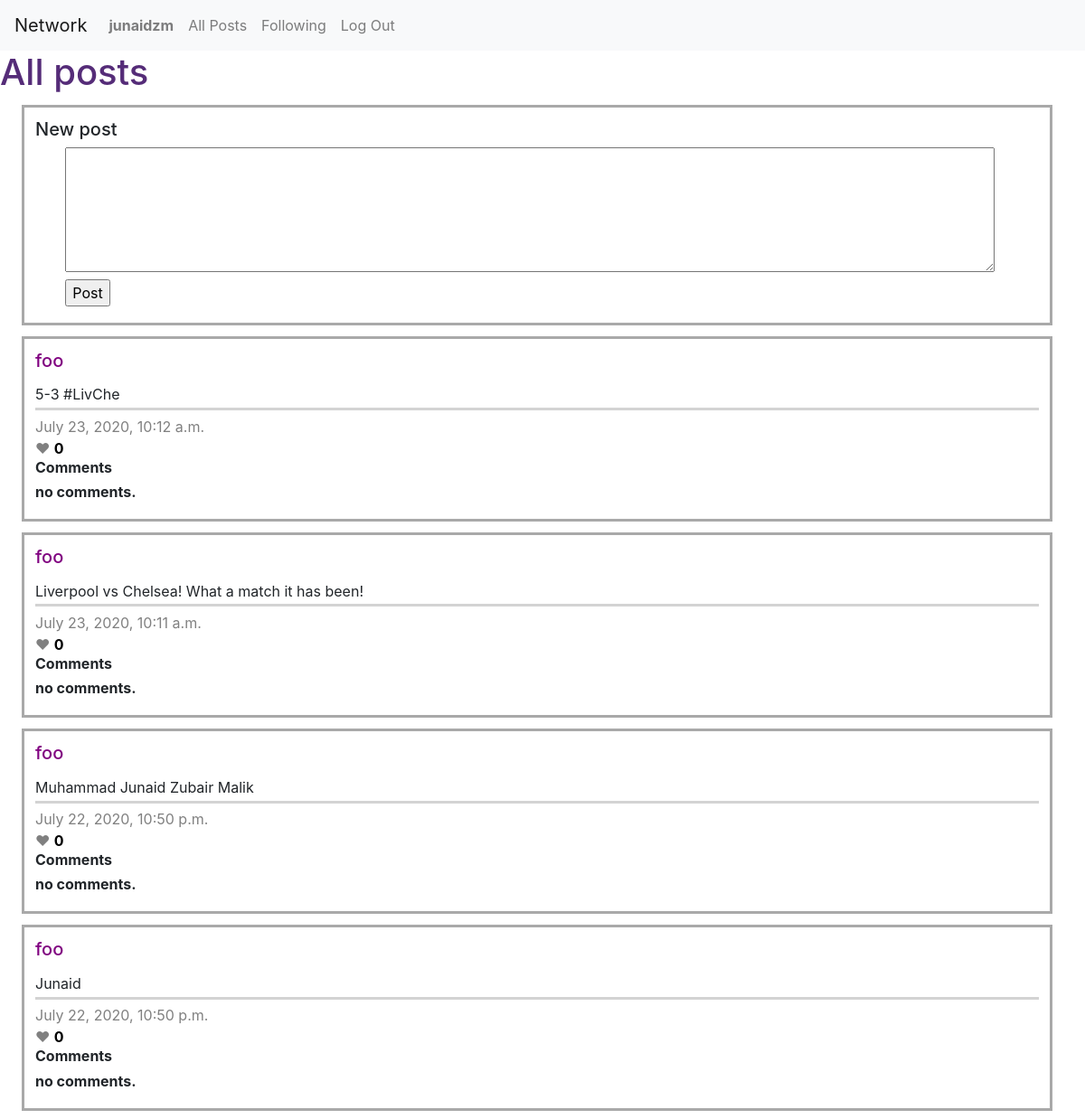
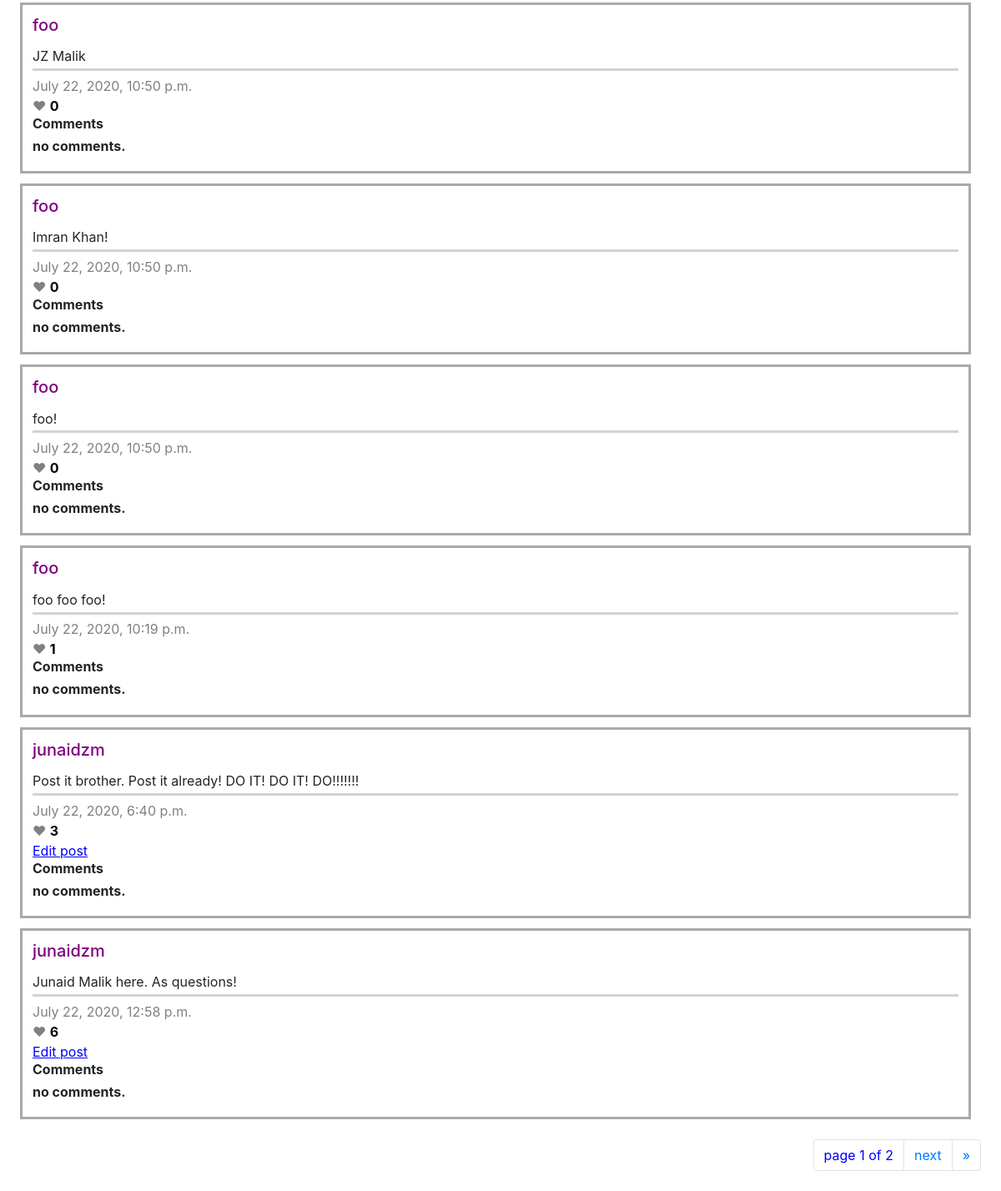
/ (signed in), run on the app's committed database (2 pictures, top to bottom).
### network/models.py (models this page shows, shortened)
class User(AbstractUser):
    pass

class Post(models.Model):
    user = models.ForeignKey(
        User, on_delete=models.CASCADE, related_name="posts")
    content = models.CharField(max_length=300)
    num_likes = models.IntegerField()
    timestamp = models.DateTimeField(auto_now_add=True)

### network/views.py (the view, shortened to what this page needs)
# urls.py: path("", views.index, name="index"),
def index(request):
    paginator = Paginator(Post.objects.all().order_by('-timestamp'), 10)
    page_number = request.GET.get('page')
    page_obj = paginator.get_page(page_number)
    post_to_liked = {}
    for item in page_obj:
        if item.likes.filter(user=request.user):
            post_to_liked[item]=True
        else:
            post_to_liked[item] = False
    return render(request, "network/index.html", {"user": request.user, "liked": post_to_liked, 'page_obj': page_obj
                                                  })

### network/templates/network/index.html (shortened to what this page needs)
{% extends "network/layout.html" %}
{% load static %}
{% block body %}
    <h1>All posts</h1>
    {% if user.is_authenticated %}
    <div id=newpost>
      <h5>New post</h5>
      <form method="post">
        <div><textarea name="content" rows="5" cols="80"></textarea></div>
        <input type="submit" value="Post" name="post">
      </form>
    </div>
    {% endif %}
    {% for post, has_liked in liked.items %}
      <div id=post class='c{{ post.id }}'>
        <a href="{% url 'profile' post.user.username %}" id=user><h5>{{ post.user.username }}</h5></a>
        <div id=postcontent>{{ post.content }}</div>
        <div id=timestamp>{{ post.timestamp }}</div>
        {% if has_liked %}
          <div id=likes class="red" data-postid='{{ post.id }}' style="color:red;">&#9829 <span id="nolikes" style="color:black;">{{ post.num_likes }}</span></div>
        {% else %}
         <div id=likes class="grey" data-postid='{{ post.id }}' style="color:grey;">&#9829 <span id="nolikes" style="color:black;">{{ post.num_likes }}</span></div>
         {% endif %}
        {% if post.user.username == user.username %}
          <div data-postid='{{ post.id }}' id=edit>Edit post</div>
        {% endif %}
        <div id=comments>
          <h6>Comments<h6>
          {% for comment in post.comments.all %}
            <div>
              {{ comment.user }}
              comment.comment
            </div>
          {% empty %}
            <div>
              no comments.
            </div>
          {% endfor %}
        </div>
      </div>
    {% empty %}
        <div>
          no posts.
        </div>
    {% endfor %}
<nav aria-label="Page navigation" id="pagenav">
  <ul class="pagination justify-content-end">
        <li class="page-item"><a class="page-link" aria-label="current">
          <span aria-hidden="true">
            page {{ page_obj.number }} of {{ page_obj.paginator.num_pages }}
        </span></a></li>
        {% if page_obj.has_next %}
        <li class="page-item">
        <a class="page-link" href="?page={{ page_obj.next_page_number }}" aria-label="next">
        <span aria-hidden="true">next</span>
        </a></li>
        <li class="page-item"><a class="page-link" href="?page={{ page_obj.paginator.num_pages }}" aria-label="last">
        <span aria-hidden="true">&raquo;</span>
        </a></li>
        {% endif %}
  </ul>
</nav>
{% endblock %}

### network/templates/network/layout.html (shortened to what this page needs)
{% load static %}
<!DOCTYPE html>
<html lang="en">
    <head>
        <link rel="stylesheet" href="https://stackpath.bootstrapcdn.com/bootstrap/4.4.1/css/bootstrap.min.css">
        <link rel="stylesheet" href="{% static 'network/styles.css' %}">
    </head>
    <body>
        <nav class="navbar navbar-expand-lg navbar-light bg-light">
            <a class="navbar-brand" href="#">Network</a>
            <div>
              <ul class="navbar-nav mr-auto">
                  {% if user.is_authenticated %}
                    <li class="nav-item">
                        <a class="nav-link" href="{% url 'profile' user.username %}"><strong>{{ user.username }}</strong></a>
                    </li>
                {% endif %}
                <li class="nav-item">
                  <a class="nav-link" href="{% url 'index' %}">All Posts</a>
                </li>
                {% if user.is_authenticated %}
                    <li class="nav-item">
                        <a class="nav-link" href="{% url 'following' %}">Following</a>
                    </li>
                    <li class="nav-item">
                        <a class="nav-link" href="{% url 'logout' %}">Log Out</a>
                    </li>
                {% endif %}
              </ul>
            </div>
          </nav>
        <div class="body">
            {% block body %}
            {% endblock %}
        </div>
    </body>
</html>

### network/static/network/styles.css (style rules this page uses)
#post { border-style: solid; padding: 1%; margin-left: 2%; margin-right: 3%; margin-top: 1%; margin-bottom: 1%; border-color: darkgrey; text-decoration: none; }
#newpost { border-style: solid; padding: 1%; margin-left: 2%; margin-right: 3%; margin-top: 1%; margin-bottom: 1%; border-color: darkgrey; }
textarea { width: 98.5%; padding: 0.75%; margin-bottom: 0.25%; }
#newpost > form { margin-bottom: 0.5%; margin-top: 0.5%; margin-left: 3%; margin-right: 3%; }
#edit { text-align: left; text-decoration: underline; color: blue; }
#postcontent { border-bottom-style: solid; margin-bottom: 0.5%; padding-top: 0.5%; padding-bottom: 0.25%; margin-top: 0.1%; border-bottom-color: lightgrey; }
#timestamp { color: grey; }
#nolikes, #user { color: purple; font-weight: bold; }
#comments > h6 { font-weight: bold; }
h1 { color: #552c78; }
#pagenav { margin: 2%; color: blue; }

### data on the page
User: username "junaidzm"
Post: user.username "foo", content "5-3 #LivChe", timestamp "July 23, 2020, 10:12 a.m.", num_likes "0"
Post: user.username "foo", content "Liverpool vs Chelsea! What a match it has been!", timestamp "July 23, 2020, 10:11 a.m.", num_likes "0"
Post: user.username "foo", content "Muhammad Junaid Zubair Malik", timestamp "July 22, 2020, 10:50 p.m.", num_likes "0"
Post: user.username "foo", content "Junaid", timestamp "July 22, 2020, 10:50 p.m.", num_likes "0"
Post: user.username "foo", content "JZ Malik", timestamp "July 22, 2020, 10:50 p.m.", num_likes "0"
Post: user.username "foo", content "Imran Khan!", timestamp "July 22, 2020, 10:50 p.m.", num_likes "0"
Post: user.username "foo", content "foo!", timestamp "July 22, 2020, 10:50 p.m.", num_likes "0"
Post: user.username "foo", content "foo foo foo!", timestamp "July 22, 2020, 10:19 p.m.", num_likes "1"
Post: user.username "junaidzm", content "Post it brother. Post it already! DO IT! DO IT! DO!!!!!!!", timestamp "July 22, 2020, 6:40 p.m.", num_likes "3"
Post: user.username "junaidzm", content "Junaid Malik here. As questions!", timestamp "July 22, 2020, 12:58 p.m.", num_likes "6"

### other printed values
{{ page_obj.number }} "1"
{{ page_obj.paginator.num_pages }} "2"
